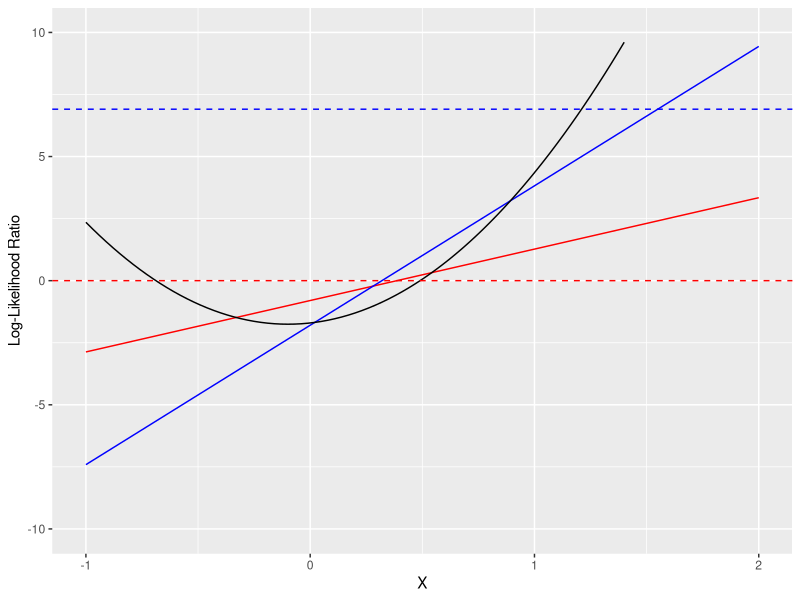
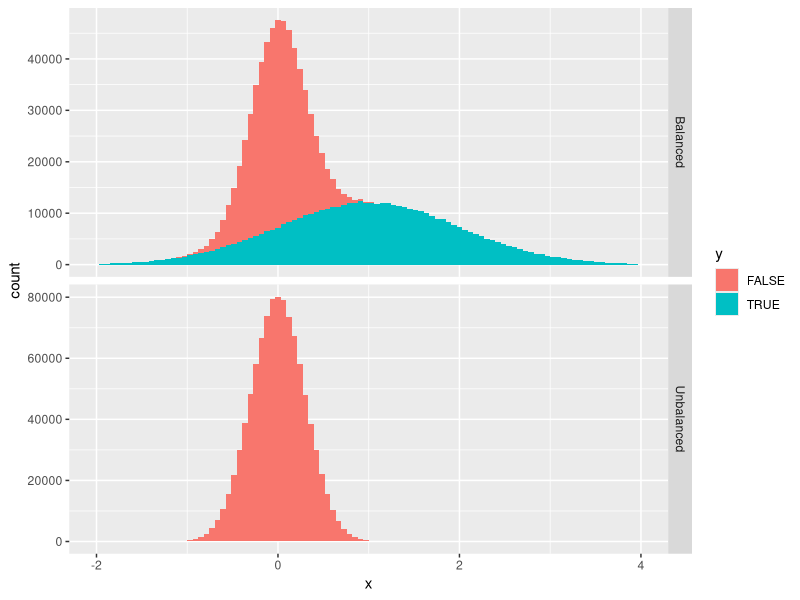

Source code (R) for these figures, in order:
## ---- chunk 1
knitr::opts_chunk$set(echo = FALSE)
## ---- chunk 2
weighted_loss <- function(par, data, w) {
	m <- par[[1]]
	q <- par[[2]]
	x <- data$x
	y <- data$y
	
	z <- m * x + q
	p <- 1 / (1 + exp(-z))
	
	-mean(y * w(y) * log(p) + (1-y) * w(1-y) * log(1-p))
}

cross_entropy <- function(par, data) 
	weighted_loss(par, data, w = \(y) 1)

cllr <- function(par, data) 
	weighted_loss(par, data, w = \(y) mean(1-y))
## ---- chunk 3
rxy <- function(n, pi = .001, mu1 = 1, mu0 = 0, sd1 = 1, sd0 = 0.3) { 
	y <- runif(n) < pi
	x <- rnorm(n, mean = y * mu1 + (1-y) * mu0, sd = y * sd1 + (1-y) * sd0)
	data.frame(x = x, y = y)
}

pi <- formals(rxy)$pi
## ---- chunk 4
set.seed(840)

data <- rxy(n = 1e6)

par_cllr <- optim(c(1,0), cllr, data = data)$par
par_cross_entropy <- optim(c(1,0), cross_entropy, data = data)$par

llr <- function(x, par)
	par[1] * x + par[2] 
## ---- chunk 5
par_cross_entropy[2] <- par_cross_entropy[2] - log(pi / (1-pi))
## ---- chunk 6
llr_true <- function(x) {
	mu1 <- formals(rxy)$mu1 
	mu0 <- formals(rxy)$mu0 
	sd1 <- formals(rxy)$sd1
	sd0 <- formals(rxy)$sd0
		
	a <- 0.5 * (sd1 ^2 - sd0 ^2) / (sd1 ^2 * sd0 ^2)
	b <- mu1 / (sd1^2) - mu0 / (sd0^2)
	c <- 0.5 * (mu0^2 / (sd0^2) - mu1^2 / (sd1^2)) + log(sd0 / sd1)
	a * x * x + b * x + c
}
## ---- chunk 7
library(dplyr)
library(ggplot2) 

ggplot() + 
	geom_function(fun = \(x) llr(x, par_cllr), color = "red") + 
	geom_function(fun = \(x) llr(x, par_cross_entropy), color = "blue") +
	geom_function(fun = \(x) llr_true(x), color = "black") +
	geom_hline(aes(yintercept = 0), linetype = "dashed", color = "red") +
		geom_hline(aes(yintercept = -log(pi / (1-pi))), 
							 linetype = "dashed", color = "blue") +
		ylim(c(-10,10)) + xlim(c(-1, 2)) +
	xlab("X") + ylab("Log-Likelihood Ratio")
## ---- chunk 8
test_data <- bind_rows(
	rxy(n = 1e6, pi = 0.5) |> mutate(type = "Balanced", llr_thresh = 0),
	rxy(n = 1e6) |> mutate(type = "Unbalanced", llr_thresh = -log(pi / (1-pi)))
	)

test_data |> 
	ggplot(aes(x = x, fill = y)) + 
	geom_histogram(bins = 100) +
	facet_grid(type ~ ., scales = "free_y") +
	xlim(c(-2, 4))
## ---- chunk 9
test_data |>
	mutate(
		llr_cllr = llr(x, par_cllr),
		llr_cross_entropy = llr(x, par_cross_entropy),
		llr_true = llr_true(x)
		) |>
	group_by(type) |>
	summarise(
		accuracy_cllr = mean((llr_cllr > llr_thresh) == y),
		accuracy_cross_entropy = mean((llr_cross_entropy > llr_thresh) == y),
		accuracy_true_llr = mean((llr_true > llr_thresh) == y)
		)

